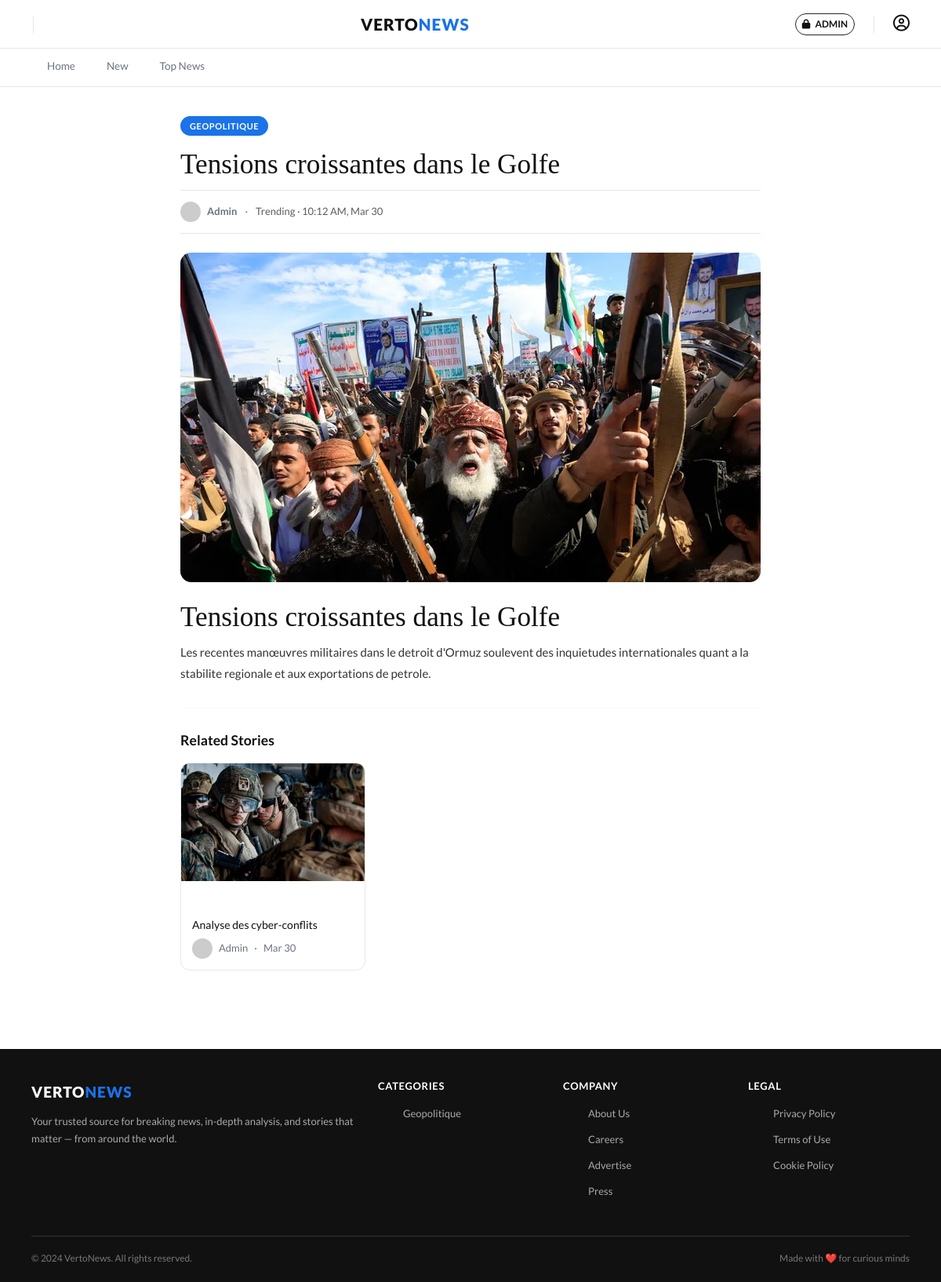
Screenshot of /pages/frontoffice/?page=article&slug=1 with the database file from the repository.
### tables this page shows
CREATE TABLE IF NOT EXISTS articles (
    id INT AUTO_INCREMENT PRIMARY KEY,
    category_id INT NOT NULL,
    title VARCHAR(255) NOT NULL DEFAULT '',
    author VARCHAR(150) NOT NULL DEFAULT 'Admin',
    body TEXT NOT NULL,
    views INT DEFAULT 0,
    created_at TIMESTAMP DEFAULT CURRENT_TIMESTAMP,
    CONSTRAINT fk_articles_category FOREIGN KEY (category_id) REFERENCES categories(id)
);

CREATE TABLE IF NOT EXISTS categories (
    id INT AUTO_INCREMENT PRIMARY KEY,
    name VARCHAR(150) NOT NULL,
    created_at TIMESTAMP DEFAULT CURRENT_TIMESTAMP
);

CREATE TABLE IF NOT EXISTS images (
    id INT AUTO_INCREMENT PRIMARY KEY,
    article_id INT NOT NULL,
    image_url VARCHAR(255) NOT NULL,
    alt_text VARCHAR(255),
    sort_order INT NOT NULL DEFAULT 1,
    created_at TIMESTAMP DEFAULT CURRENT_TIMESTAMP,
    CONSTRAINT fk_images_article FOREIGN KEY (article_id) REFERENCES articles(id) ON DELETE CASCADE
);

### includes/function.php (called while the page is built, shortened)
<?php
function findArticleById(PDO $pdo, int $articleId): ?array
{
    $stmt = $pdo->prepare('SELECT a.id, a.category_id, a.body, a.title, a.author, a.created_at, c.name AS category_name FROM articles a INNER JOIN categories c ON c.id = a.category_id WHERE a.id = :id LIMIT 1');
    $stmt->execute(['id' => $articleId]);
    $article = $stmt->fetch();
    return $article !== false ? $article : null;
}
function findImagesByArticleId(PDO $pdo, int $articleId): array
{
    $stmt = $pdo->prepare('SELECT id, image_url, alt_text, sort_order FROM images WHERE article_id = :article_id ORDER BY sort_order ASC, id ASC');
    $stmt->execute(['article_id' => $articleId]);
    return $stmt->fetchAll();
}
function findAllCategories(PDO $pdo): array
{
    $stmt = $pdo->query('SELECT id, name FROM categories ORDER BY name');
    return $stmt->fetchAll();
}
function findArticleBySlug(PDO $pdo, string $slug): ?array
{
    $stmt = $pdo->prepare('
        SELECT a.id, a.category_id, a.body, a.title, a.author, a.created_at, c.name AS category_name
        FROM articles a
        INNER JOIN categories c ON c.id = a.category_id
        WHERE LOWER(REPLACE(REPLACE(REPLACE(a.title, " ", "-"), "?", ""), "!", "")) = LOWER(:slug)
        LIMIT 1
    ');
    $stmt->execute(['slug' => $slug]);
    $article = $stmt->fetch();
    if ($article === false) {
        if (ctype_digit($slug)) {
            return findArticleById($pdo, (int)$slug);
        }
        return null;
    }
    return $article;
}
function findRelatedArticles(PDO $pdo, int $articleId, int $categoryId, int $limit = 3): array
{
    $stmt = $pdo->prepare('
        SELECT
            a.id,
            a.title,
            a.author,
            a.created_at,
            c.name as category_name,
            LOWER(REPLACE(REPLACE(REPLACE(a.title, " ", "-"), "?", ""), "!", "")) as slug,
            (
                SELECT i.image_url
                FROM images i
                WHERE i.article_id = a.id
                ORDER BY i.sort_order ASC, i.id ASC
                LIMIT 1
            ) as image
        FROM articles a
        INNER JOIN categories c ON c.id = a.category_id
        WHERE a.category_id = :category_id AND a.id != :article_id
        ORDER BY a.created_at DESC
        LIMIT :limit
    ');
    $stmt->bindValue('category_id', $categoryId, PDO::PARAM_INT);
    $stmt->bindValue('article_id', $articleId, PDO::PARAM_INT);
    $stmt->bindValue('limit', $limit, PDO::PARAM_INT);
    $stmt->execute();
    return $stmt->fetchAll();
}

### pages/frontoffice/pages/article-content.php (the view, shortened to what this page needs)
<div class="article-page">
  <span class="tag tag-sport"><?php echo htmlspecialchars($article['category_name']); ?></span>
  <h1><?php echo htmlspecialchars($article['title']); ?></h1>
  <div class="art-meta">
    <div class="author-row">
      <img src="https://i.pravatar.cc/40?img=11" alt="<?php echo htmlspecialchars($article['author']); ?>" />
      <span class="fw-700"><?php echo htmlspecialchars($article['author']); ?></span>
      <span class="sep">·</span>
      <span class="text-muted">Trending · <?php echo date('h:i A, M d', strtotime($article['created_at'])); ?></span>
    </div>
  </div>
  <?php if (!empty($article['images'])): ?>
  <img class="art-hero w-100" src="<?php echo htmlspecialchars($article['images'][0]['image_url']); ?>" alt="<?php echo htmlspecialchars($article['title']); ?>" style="height:420px;object-fit:cover;border-radius:14px;" />
  <?php else: ?>
  <img class="art-hero w-100" src="https://images.unsplash.com/photo-1612872087720-bb876e2e67d1?w=900&q=80" alt="<?php echo htmlspecialchars($article['title']); ?>" style="height:420px;object-fit:cover;border-radius:14px;" />
  <?php endif; ?>
  <?php echo $article['body']; ?>
  <hr style="margin:30px 0;border-color:var(--border);" />
  <h2 style="font-size:1.1rem;font-family:var(--font-body);font-weight:700;margin-bottom:18px;">Related Stories</h2>
  <div class="row g-3">
    <?php foreach (array_slice($relatedArticles, 0, 3) as $related): ?>
    <div class="col-md-4">
      <div class="hover-card" onclick="navigate('/pages/frontoffice/?page=article&slug=<?php echo urlencode($related['slug'] ?? $related['id']); ?>')" style="border-radius:12px;overflow:hidden;border:1px solid var(--border);">
        <img src="<?php echo htmlspecialchars($related['image'] ?? 'https://images.unsplash.com/photo-1584308666744-24d5c474f2ae?w=400&q=80'); ?>" alt="<?php echo htmlspecialchars($related['title']); ?>" style="height:150px;object-fit:cover;" />
        <div style="padding:14px;">
          <span class="tag" style="background:var(--tag-<?php echo strtolower($related['category_name']); ?>);font-size:10px;"><?php echo htmlspecialchars($related['category_name']); ?></span>
          <h3 style="font-size:14px;margin:8px 0 8px;font-family:var(--font-body);"><?php echo htmlspecialchars($related['title']); ?></h3>
          <div class="author-row"><img src="https://i.pravatar.cc/30?img=11" alt="" /><span><?php echo htmlspecialchars($related['author']); ?></span><span>·</span><span><?php echo date('M d', strtotime($related['created_at'])); ?></span></div>
        </div>
      </div>
    </div>
    <?php endforeach; ?>
  </div>
</div>

### pages/frontoffice/pages/footer.php (shortened to what this page needs)
<footer class="site-footer">
  <div class="footer-grid">
    <div>
      <div class="brand">VERTO<span>NEWS</span></div>
      <p>Your trusted source for breaking news, in-depth analysis, and stories that matter — from around the world.</p>
    </div>
    <div>
      <h5>Categories</h5>
      <ul>
        <?php foreach (array_slice($categories, 0, 5) as $cat): ?>
          <li><a
              href="/frontoffice/?page=category&category=<?php echo urlencode($cat['name']); ?>"><?php echo htmlspecialchars($cat['name']); ?></a>
          </li>
        <?php endforeach; ?>
      </ul>
    </div>
    <div>
      <h5>Company</h5>
      <ul>
        <li><a href="#">About Us</a></li>
        <li><a href="#">Careers</a></li>
        <li><a href="#">Advertise</a></li>
        <li><a href="#">Press</a></li>
      </ul>
    </div>
    <div>
      <h5>Legal</h5>
      <ul>
        <li><a href="#">Privacy Policy</a></li>
        <li><a href="#">Terms of Use</a></li>
        <li><a href="#">Cookie Policy</a></li>
      </ul>
    </div>
  </div>
  <div class="footer-bottom">
    <span>© 2024 VertoNews. All rights reserved.</span>
    <span>Made with ❤️ for curious minds</span>
  </div>
</footer>
</div>
</body>
</html>

### pages/frontoffice/css/style.css (style rules this page uses)
:root { --blue: #1A73E8; --blue-light: #e8f0fd; --dark: #111111; --gray-dark: #333333; --gray-mid: #6B7280; --gray-light: #F4F4F4; --white: #FFFFFF; --border: #E5E7EB; --tag-sport: #1A73E8; --tag-education: #10B981; --tag-world: #F59E0B; --tag-politics: #EF4444; --tag-health: #8B5CF6; --tag-science: #06B6D4; --tag-economy: #F97316; --tag-culture: #EC4899; --radius: 14px; --shadow: 0 4px 20px rgba(0,0,0,0.08); --font-display: 'Playfair Display', serif; --font-body: 'Lato', sans-serif; }
*, *::before, *::after { box-sizing: border-box; margin: 0; padding: 0; }
body { font-family: var(--font-body); color: var(--dark); background: var(--white); font-size: 15px; line-height: 1.6; }
a { text-decoration: none; color: inherit; }
img { display: block; width: 100%; object-fit: cover; }
h1, h2, h3, h4 { font-family: var(--font-display); line-height: 1.2; }
h1 { font-size: 2.4rem; }
h2 { font-size: 1.7rem; }
h3 { font-size: 1.1rem; }
.tag { display: inline-block; font-family: var(--font-body); font-size: 11px; font-weight: 700; letter-spacing: .6px; text-transform: uppercase; padding: 4px 12px; border-radius: 50px; color: #fff; background: var(--blue); }
.tag-sport { background: var(--tag-sport); }
.author-row { display: flex; align-items: center; gap: 8px; font-size: 13px; color: var(--gray-mid); }
.author-row img { width: 26px; height: 26px; border-radius: 50%; object-fit: cover; flex-shrink: 0; }
.author-row .sep { margin: 0 2px; }
.article-page { max-width: 820px; margin: 0 auto; padding: 36px 40px 60px; }
.article-page .art-hero { border-radius: var(--radius); height: 420px; margin: 24px 0; }
.article-page h1 { font-size: 2.2rem; margin: 16px 0 10px; }
.article-page .art-meta { display: flex; align-items: center; justify-content: space-between; padding: 14px 0; border-top: 1px solid var(--border); border-bottom: 1px solid var(--border); margin-bottom: 24px; }
.article-page p { color: var(--gray-dark); line-height: 1.8; margin-bottom: 18px; }
.site-footer { background: var(--dark); color: #fff; padding: 40px 40px 20px; margin-top: 40px; }
.site-footer .footer-grid { display: grid; grid-template-columns: 2fr 1fr 1fr 1fr; gap: 30px; margin-bottom: 30px; }
.site-footer .brand { font-size: 1.2rem; font-weight: 900; letter-spacing: 1px; }
.site-footer .brand span { color: var(--blue); }
.site-footer p { color: #aaa; font-size: 13px; margin-top: 10px; line-height: 1.7; }
.site-footer h5 { font-family: var(--font-body); font-size: 13px; font-weight: 700; text-transform: uppercase; letter-spacing:.6px; margin-bottom: 14px; }
.site-footer ul { list-style: none; }
.site-footer ul li { margin-bottom: 9px; }
.site-footer ul li a { color: #aaa; font-size: 13px; transition: color .2s; }
.footer-bottom { border-top: 1px solid #333; padding-top: 18px; display: flex; justify-content: space-between; align-items: center; font-size: 12px; color: #777; }
.text-muted { color: var(--gray-mid); }
.fw-700 { font-weight: 700; }
.hover-card { cursor: pointer; transition: transform .18s, box-shadow .18s; }

### rows the page displays
articles: category.name "GEOPOLITIQUE", title "Tensions croissantes dans le Golfe", author "Admin", created_at "10:12 AM, Mar 30", body "Tensions croissantes dans le Golfe Les recentes manœuvres militaires dans le detroit d'Ormuz soulevent des inquietudes internationales quant a la stabilite regionale et aux exportations de petrole."
images: image_url (picture)
articles: title "Analyse des cyber-conflits", author "Admin", created_at "Mar 30"
categories: name "Geopolitique"
